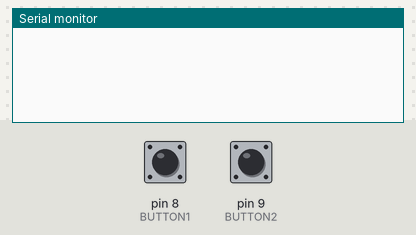
The sketch below on a simulated Arduino Uno, built with avr-gcc and run on an emulated ATmega328P. On the bench: the last lines printed to the serial monitor. The test bench sets the inputs (shaded band); at power-on: pin 8 (BUTTON1) HIGH, pin 9 (BUTTON2) HIGH.

Above: at 1.2 s.
1.3 s: pin 8 (BUTTON1) pulled LOW for 0.15 s
At 2.4 s:
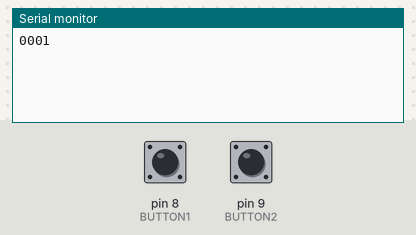
2.9 s: pin 9 (BUTTON2) pulled LOW for 0.15 s
At 3.5 s:
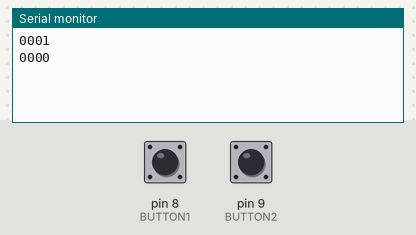
4.5 s: pin 8 (BUTTON1) pulled LOW for 1 s
At 6.4 s:
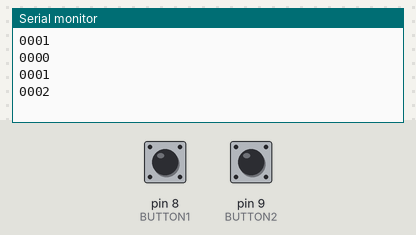
7.0 s: pin 9 (BUTTON2) pulled LOW for 3.2 s
At 11.1 s:
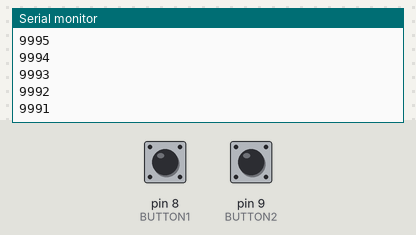
Timing chart, 0 to 12.6 s (numbered marks = the images above; inputs shaded):
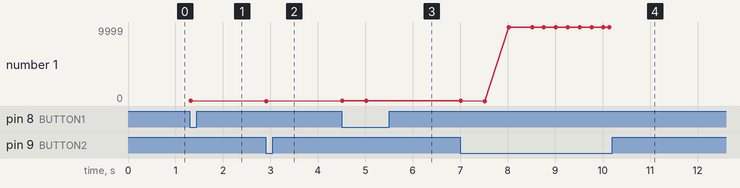

Measured:
- after the input at 1.3 s, the serial monitor: prints a new line at once (image 1)
- after the input at 2.9 s, the serial monitor: prints a new line at once (image 2)
- after the input at 4.5 s, the serial monitor: prints a new line at once (image 3)
- after the input at 7.0 s, the serial monitor: prints a new line after 0.52 s (image 4)
- plotted number 1: 1 → 0 after the input at 2.9 s, 0 → 2 after the input at 4.5 s, 2 → 9991 after the input at 7.0 s

The sketch:

inteligentne_przyciski_v2.ino
```cpp
#define BUTTON1 8
#define BUTTON2 9

void setup() {
  pinMode(BUTTON1, INPUT_PULLUP); // + kondensator 100n
  pinMode(BUTTON2, INPUT_PULLUP); // + kondensator 100n
  Serial.begin(9600);
}

int j,d,s,t; //jednosci, dziesiatki, setki, tysiace
int pomoc1 = 96; //pomaga generowac impulsy
int pomoc2 = 96;
int predkosc1 = 1; //1,2,4,8,16,...,2^n < 100
int predkosc2 = 1;
int count1 = 0; // czuwa nad tempem zmiany predkosci
int count2 = 0;
int MAX_PREDKOSC = 32; // < 100

void loop() {

  delay(5); //podstawa czasowa dla wszystkich licznikow to 5ms

  if(digitalRead(BUTTON1) == LOW){
    pomoc1 += predkosc1; //zwiekszamy licznik pomoc1
    if(++count1 == 300){//5ms*300 => co 1.5 sekundy zwieksza sie predkosc
      count1 = 0; //jezeli count1 osiagnie zadana wartosc nastapi zwiekszenie predkosci
      if(predkosc1 < MAX_PREDKOSC)//zwiekszenie predkosci jezeli nie perzkacza ona maksymalnej
        predkosc1 *= 2;
    }
    if(pomoc1 >= 100){ //100*5ms = 500ms odstep miedzy impulsami przy wcisnietym przycisku
      zwieksz(); //zwieksza licznik dekadowy
      wypisz();  //wypisuje wskazanie licznika
      pomoc1 = 0;//naliczanie kolejnego czasu odstepu miedzy impulsami (0 - 100)
    }
  }else {
    pomoc1 = 96; //gdy czas naciskania > 20ms [(100-96)*5ms] uklad zareaguje na przycisk
    predkosc1 = 1;//przywraca poczatkowy stan predkosci
    count1 = 0;//licznik zmiany predkosci jest zerowany
  }

  if(digitalRead(BUTTON2) == LOW){
    pomoc2 += predkosc2;
    if(++count2 == 300){
      count2 = 0;
      if(predkosc2 < MAX_PREDKOSC)
        predkosc2 *= 2;
    }
    if(pomoc2 >= 100){
      zmniejsz();
      wypisz();
      pomoc2 = 0;
    }
  }else {
    pomoc2 = 96;
    predkosc2 = 1;
    count2 = 0;
  }
}

void zwieksz(){
  j++;
  if(j == 10){
    j = 0;
    d++;
    if(d == 10){
      d = 0;
      s++;
      if(s == 10){
        s = 0;
        t++;
        if(t == 10) t = 0;
      }
    }
  }
}

void zmniejsz(){
  j--;
  if(j == -1){
    j = 9;
    d--;
    if(d == -1){
      d = 9;
      s--;
      if(s == -1){
        s = 9;
        t--;
        if(t == -1){
          t = s = d = j = 9;
        }
      }
    }
  }
}

void wypisz(){
  Serial.print(t);
  Serial.print(s);
  Serial.print(d);
  Serial.print(j);
  Serial.println();
}
```
